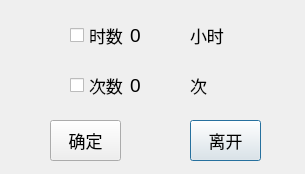
<?xml version="1.0" encoding="UTF-8"?>
<ui version="4.0">
 <class>dlgLightZero</class>
 <widget class="QDialog" name="dlgLightZero">
  <property name="geometry">
   <rect>
    <x>0</x>
    <y>0</y>
    <width>305</width>
    <height>174</height>
   </rect>
  </property>
  <property name="windowTitle">
   <string>TOP</string>
  </property>
  <widget class="QLabel" name="label_timeunit">
   <property name="geometry">
    <rect>
     <x>190</x>
     <y>20</y>
     <width>41</width>
     <height>31</height>
    </rect>
   </property>
   <property name="font">
    <font>
     <family>Ubuntu</family>
     <pointsize>13</pointsize>
    </font>
   </property>
   <property name="text">
    <string>小时</string>
   </property>
  </widget>
  <widget class="QPushButton" name="btn_cancel">
   <property name="geometry">
    <rect>
     <x>190</x>
     <y>120</y>
     <width>71</width>
     <height>41</height>
    </rect>
   </property>
   <property name="font">
    <font>
     <family>Ubuntu</family>
     <pointsize>13</pointsize>
    </font>
   </property>
   <property name="text">
    <string>离开</string>
   </property>
  </widget>
  <widget class="QCheckBox" name="checkBox_time">
   <property name="geometry">
    <rect>
     <x>70</x>
     <y>20</y>
     <width>61</width>
     <height>31</height>
    </rect>
   </property>
   <property name="font">
    <font>
     <family>Ubuntu</family>
     <pointsize>13</pointsize>
    </font>
   </property>
   <property name="text">
    <string>时数</string>
   </property>
  </widget>
  <widget class="QPushButton" name="btn_ok">
   <property name="geometry">
    <rect>
     <x>50</x>
     <y>120</y>
     <width>71</width>
     <height>41</height>
    </rect>
   </property>
   <property name="font">
    <font>
     <family>Ubuntu</family>
     <pointsize>13</pointsize>
    </font>
   </property>
   <property name="text">
    <string>确定</string>
   </property>
  </widget>
  <widget class="QLabel" name="label_count">
   <property name="geometry">
    <rect>
     <x>130</x>
     <y>70</y>
     <width>51</width>
     <height>31</height>
    </rect>
   </property>
   <property name="font">
    <font>
     <family>Ubuntu</family>
     <pointsize>14</pointsize>
    </font>
   </property>
   <property name="text">
    <string>0</string>
   </property>
  </widget>
  <widget class="QLabel" name="label_time">
   <property name="geometry">
    <rect>
     <x>130</x>
     <y>20</y>
     <width>51</width>
     <height>31</height>
    </rect>
   </property>
   <property name="font">
    <font>
     <family>Ubuntu</family>
     <pointsize>14</pointsize>
    </font>
   </property>
   <property name="text">
    <string>0</string>
   </property>
  </widget>
  <widget class="QLabel" name="label_countunit">
   <property name="geometry">
    <rect>
     <x>190</x>
     <y>70</y>
     <width>41</width>
     <height>31</height>
    </rect>
   </property>
   <property name="font">
    <font>
     <family>Ubuntu</family>
     <pointsize>13</pointsize>
    </font>
   </property>
   <property name="text">
    <string>次</string>
   </property>
  </widget>
  <widget class="QCheckBox" name="checkBox_count">
   <property name="geometry">
    <rect>
     <x>70</x>
     <y>70</y>
     <width>61</width>
     <height>31</height>
    </rect>
   </property>
   <property name="font">
    <font>
     <family>Ubuntu</family>
     <pointsize>13</pointsize>
    </font>
   </property>
   <property name="text">
    <string>次数</string>
   </property>
  </widget>
 </widget>
 <resources/>
 <connections/>
</ui>
